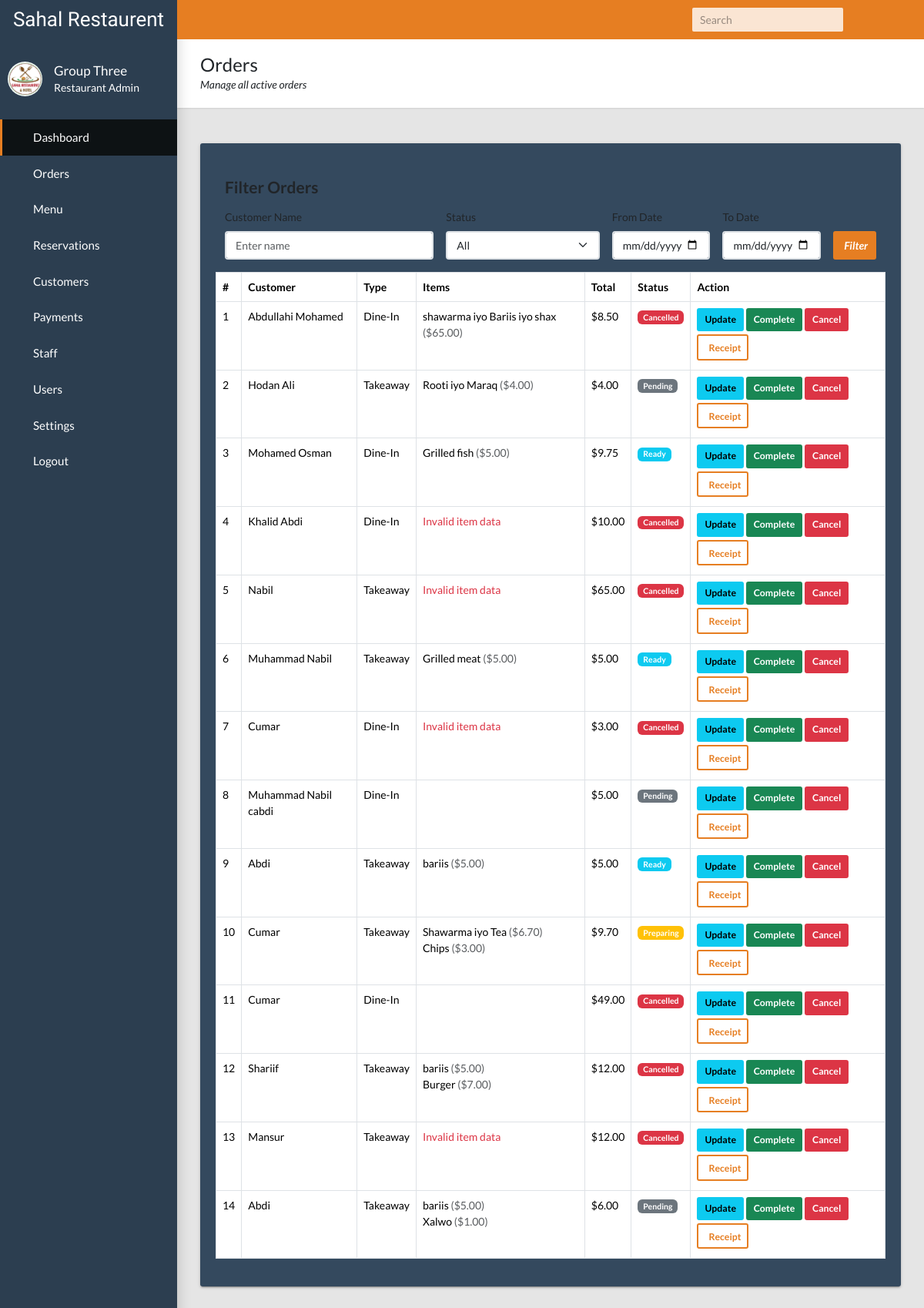
Page /orders.php?msg=invalid on the committed database.
### tables this page shows
CREATE TABLE `orders` (
  `id` int(11) NOT NULL,
  `customer_name` varchar(100) NOT NULL,
  `order_type` enum('Dine-In','Takeaway') NOT NULL,
  `items` text NOT NULL,
  `total_amount` decimal(10,2) NOT NULL,
  `status` enum('Pending','Preparing','Ready','Completed','Cancelled') DEFAULT 'Pending',
  `created_at` timestamp NOT NULL DEFAULT current_timestamp(),
  `updated_at` datetime DEFAULT current_timestamp() ON UPDATE current_timestamp()
);

### orders.php (the view, shortened to what this page needs)
<?php
include "library/conn.php";
$validStatuses = ['Pending','Preparing','Ready','Completed','Cancelled'];
$filter = $_GET['status'] ?? null;
if ($filter && in_array($filter, $validStatuses, true)) {
    $filters = [];
    $where = "";
    if (!empty($_GET['customer'])) {
        $customer = mysqli_real_escape_string($conn, $_GET['customer']);
        $filters[] = "customer_name LIKE '%$customer%'";
    }
    if (!empty($_GET['status'])) {
        $status = mysqli_real_escape_string($conn, $_GET['status']);
        $filters[] = "status = '$status'";
    }
    if (!empty($_GET['from_date'])) {
        $from = mysqli_real_escape_string($conn, $_GET['from_date']);
        $filters[] = "DATE(created_at) >= '$from'";
    }
    if (!empty($_GET['to_date'])) {
        $to = mysqli_real_escape_string($conn, $_GET['to_date']);
        $filters[] = "DATE(created_at) <= '$to'";
    }
    if (count($filters) > 0) {
        $where = "WHERE " . implode(" AND ", $filters);
    }
    $sql = "SELECT * FROM orders $where ORDER BY created_at DESC";
    $result = mysqli_query($conn, $sql);
    $sql = "SELECT * FROM orders WHERE status = '" . mysqli_real_escape_string($conn,$filter) . "'";
} else {
    $sql = "SELECT * FROM orders WHERE status NOT IN ('Completed')";
}
$orders = mysqli_query($conn, $sql);
?>
<!DOCTYPE html>
<html>
<head>
  <link rel="stylesheet" href="css/main.css">
</head>
<body class="app sidebar-mini">
  <?php include "library/sidebar.php"; ?>
  <?php include "library/header.php"; ?>
<main class="app-content">
  <div class="app-title">
    <div>
      <h1><i class="bi bi-receipt-cutoff"></i> Orders</h1>
      <p><?= $filter ? "Filtered by “{$filter}”" : "Manage all active orders" ?></p>
    </div>
  </div>
  <div class="tile">
    <div class="tile-body">
  <div class="container mt-4 mb-3">
  <h4 class="mb-3"><i class="bi bi-funnel"></i> Filter Orders</h4>
  <form method="GET" class="row g-3 align-items-end">
    <div class="col-md-4">
      <label class="form-label">Customer Name</label>
      <input type="text" name="customer" class="form-control" placeholder="Enter name" value="<?= isset($_GET['customer']) ? htmlspecialchars($_GET['customer']) : '' ?>">
    </div>
    <div class="col-md-3">
      <label class="form-label">Status</label>
      <select name="status" class="form-select">
        <option value="">All</option>
      </select>
    </div>
    <div class="col-md-2">
      <label class="form-label">From Date</label>
      <input type="date" name="from_date" class="form-control" value="<?= isset($_GET['from_date']) ? htmlspecialchars($_GET['from_date']) : '' ?>">
    </div>
    <div class="col-md-2">
      <label class="form-label">To Date</label>
      <input type="date" name="to_date" class="form-control" value="<?= isset($_GET['to_date']) ? htmlspecialchars($_GET['to_date']) : '' ?>">
    </div>
    <div class="col-md-1">
      <button type="submit" class="btn btn-primary w-100"><i class="bi bi-search">Filter</i></button>
    </div>
  </form>
</div>
      <table class="table table-hover table-bordered" id="ordersTable">
        <thead>
          <tr>
            <th>#</th>
            <th>Customer</th>
            <th>Type</th>
            <th>Items</th>
            <th>Total</th>
            <th>Status</th>
            <th>Action</th>
          </tr>
        </thead>
        <tbody>
        <?php
        $count = 1;
        while ($row = mysqli_fetch_assoc($orders)) {
          $items_html = '<ul class="list-unstyled mb-0">';
          $items = json_decode($row['items'], true);
          if (json_last_error()===JSON_ERROR_NONE && is_array($items)) {
            foreach ($items as $it) {
              $n = htmlspecialchars($it['name']);
              $p = number_format($it['price'],2);
              $items_html .= "<li><i class='bi bi-dot'></i> $n <span class='text-muted'>(\$$p)</span></li>";
            }
          } else {
            $items_html .= "<li class='text-danger'>Invalid item data</li>";
          }
          $items_html .= '</ul>';
          switch ($row['status']) {
            case 'Pending':   $b='secondary'; break;
            case 'Preparing': $b='warning';   break;
            case 'Ready':     $b='info';      break;
            case 'Cancelled': $b='danger';    break;
          }
          echo "<tr>
                  <td>{$count}</td>
                  <td>".htmlspecialchars($row['customer_name'])."</td>
                  <td>".htmlspecialchars($row['order_type'])."</td>
                  <td>{$items_html}</td>
                  <td>$".number_format($row['total_amount'],2)."</td>
                  <td><span class='badge bg-{$b}'>".htmlspecialchars($row['status'])."</span></td>
                  <td>
                    <a href='update_order.php?id={$row['id']}' class='btn btn-sm btn-info mb-1'>Update</a>
                    <a href='complete_order.php?id={$row['id']}' class='btn btn-sm btn-success mb-1'>Complete</a>
                    <a href='cancel_order.php?id={$row['id']}' class='btn btn-sm btn-danger mb-1'
                       onclick='return confirm(\"Cancel this order?\")'>Cancel</a>
                    <a href='receipt.php?id={$row['id'] }' class='btn btn-sm btn-outline-primary mb-1'>
                       <i class='bi bi-receipt'></i> Receipt</a>
                  </td>
                </tr>";
          $count++;
        }
        ?>
        </tbody>
      </table>
    </div>
  </div>
</main>
</body>
</html>

### rows in the picture
orders: customer_name "Abdullahi Mohamed", order_type "Dine-In", n "shawarma iyo Bariis iyo shax", p "65.00", total_amount "8.50", status "Cancelled"
orders: customer_name "Hodan Ali", order_type "Takeaway", n "Rooti iyo Maraq", p "4.00", total_amount "4.00", status "Pending"
orders: customer_name "Mohamed Osman", order_type "Dine-In", n "Grilled fish", p "5.00", total_amount "9.75", status "Ready"
orders: customer_name "Khalid Abdi", order_type "Dine-In", shows "Invalid item data", total_amount "10.00", status "Cancelled"
orders: customer_name "Nabil", order_type "Takeaway", shows "Invalid item data", total_amount "65.00", status "Cancelled"
orders: customer_name "Muhammad Nabil", order_type "Takeaway", n "Grilled meat", p "5.00", total_amount "5.00", status "Ready"
orders: customer_name "Cumar", order_type "Dine-In", shows "Invalid item data", total_amount "3.00", status "Cancelled"
orders: customer_name "Muhammad Nabil cabdi", order_type "Dine-In", total_amount "5.00", status "Pending"
orders: customer_name "Abdi", order_type "Takeaway", n "bariis", p "5.00", total_amount "5.00", status "Ready"
orders: customer_name "Cumar", order_type "Takeaway", n "Shawarma iyo Tea", p "6.70", n "Chips", p "3.00", total_amount "9.70", status "Preparing"
orders: customer_name "Cumar", order_type "Dine-In", total_amount "49.00", status "Cancelled"
orders: customer_name "Shariif", order_type "Takeaway", n "bariis", p "5.00", n "Burger", p "7.00", total_amount "12.00", status "Cancelled"
orders: customer_name "Mansur", order_type "Takeaway", shows "Invalid item data", total_amount "12.00", status "Cancelled"
orders: customer_name "Abdi", order_type "Takeaway", n "bariis", p "5.00", n "Xalwo", p "1.00", total_amount "6.00", status "Pending"
